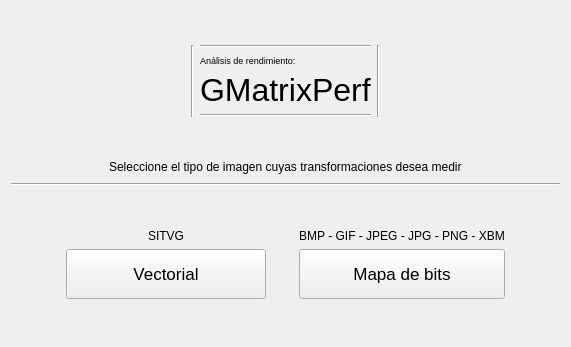
<?xml version="1.0" encoding="UTF-8"?>
<ui version="4.0">
 <class>GMatrixPerf</class>
 <widget class="QMainWindow" name="GMatrixPerf">
  <property name="geometry">
   <rect>
    <x>0</x>
    <y>0</y>
    <width>571</width>
    <height>347</height>
   </rect>
  </property>
  <property name="windowTitle">
   <string>GMatrixPerf</string>
  </property>
  <widget class="QWidget" name="centralWidget">
   <layout class="QVBoxLayout" name="verticalLayout_4">
    <item>
     <spacer name="verticalSpacer_2">
      <property name="orientation">
       <enum>Qt::Vertical</enum>
      </property>
      <property name="sizeHint" stdset="0">
       <size>
        <width>20</width>
        <height>40</height>
       </size>
      </property>
     </spacer>
    </item>
    <item>
     <layout class="QHBoxLayout" name="horizontalLayout">
      <item>
       <spacer name="horizontalSpacer_2">
        <property name="orientation">
         <enum>Qt::Horizontal</enum>
        </property>
        <property name="sizeHint" stdset="0">
         <size>
          <width>40</width>
          <height>20</height>
         </size>
        </property>
       </spacer>
      </item>
      <item>
       <widget class="Line" name="line_3">
        <property name="orientation">
         <enum>Qt::Vertical</enum>
        </property>
       </widget>
      </item>
      <item>
       <layout class="QVBoxLayout" name="verticalLayout_3">
        <item>
         <widget class="Line" name="line_5">
          <property name="orientation">
           <enum>Qt::Horizontal</enum>
          </property>
         </widget>
        </item>
        <item>
         <widget class="QLabel" name="label">
          <property name="sizePolicy">
           <sizepolicy hsizetype="Preferred" vsizetype="Minimum">
            <horstretch>0</horstretch>
            <verstretch>0</verstretch>
           </sizepolicy>
          </property>
          <property name="minimumSize">
           <size>
            <width>0</width>
            <height>12</height>
           </size>
          </property>
          <property name="font">
           <font>
            <pointsize>7</pointsize>
           </font>
          </property>
          <property name="text">
           <string>Análisis de rendimiento:</string>
          </property>
         </widget>
        </item>
        <item>
         <widget class="QLabel" name="label_5">
          <property name="font">
           <font>
            <pointsize>24</pointsize>
           </font>
          </property>
          <property name="text">
           <string>GMatrixPerf</string>
          </property>
         </widget>
        </item>
        <item>
         <widget class="Line" name="line_4">
          <property name="orientation">
           <enum>Qt::Horizontal</enum>
          </property>
         </widget>
        </item>
       </layout>
      </item>
      <item>
       <widget class="Line" name="line_2">
        <property name="orientation">
         <enum>Qt::Vertical</enum>
        </property>
       </widget>
      </item>
      <item>
       <spacer name="horizontalSpacer">
        <property name="orientation">
         <enum>Qt::Horizontal</enum>
        </property>
        <property name="sizeHint" stdset="0">
         <size>
          <width>40</width>
          <height>20</height>
         </size>
        </property>
       </spacer>
      </item>
     </layout>
    </item>
    <item>
     <spacer name="verticalSpacer_3">
      <property name="orientation">
       <enum>Qt::Vertical</enum>
      </property>
      <property name="sizeHint" stdset="0">
       <size>
        <width>20</width>
        <height>40</height>
       </size>
      </property>
     </spacer>
    </item>
    <item>
     <layout class="QHBoxLayout" name="horizontalLayout_2">
      <item>
       <spacer name="horizontalSpacer_4">
        <property name="orientation">
         <enum>Qt::Horizontal</enum>
        </property>
        <property name="sizeHint" stdset="0">
         <size>
          <width>40</width>
          <height>20</height>
         </size>
        </property>
       </spacer>
      </item>
      <item>
       <widget class="QLabel" name="label_2">
        <property name="text">
         <string>Seleccione el tipo de imagen cuyas transformaciones desea medir</string>
        </property>
       </widget>
      </item>
      <item>
       <spacer name="horizontalSpacer_3">
        <property name="orientation">
         <enum>Qt::Horizontal</enum>
        </property>
        <property name="sizeHint" stdset="0">
         <size>
          <width>40</width>
          <height>20</height>
         </size>
        </property>
       </spacer>
      </item>
     </layout>
    </item>
    <item>
     <widget class="Line" name="line">
      <property name="orientation">
       <enum>Qt::Horizontal</enum>
      </property>
     </widget>
    </item>
    <item>
     <layout class="QHBoxLayout" name="horizontalLayout_3">
      <item>
       <spacer name="horizontalSpacer_6">
        <property name="orientation">
         <enum>Qt::Horizontal</enum>
        </property>
        <property name="sizeHint" stdset="0">
         <size>
          <width>40</width>
          <height>20</height>
         </size>
        </property>
       </spacer>
      </item>
      <item>
       <spacer name="horizontalSpacer_8">
        <property name="orientation">
         <enum>Qt::Horizontal</enum>
        </property>
        <property name="sizeHint" stdset="0">
         <size>
          <width>40</width>
          <height>20</height>
         </size>
        </property>
       </spacer>
      </item>
      <item>
       <layout class="QVBoxLayout" name="verticalLayout">
        <item>
         <spacer name="verticalSpacer_5">
          <property name="orientation">
           <enum>Qt::Vertical</enum>
          </property>
          <property name="sizeHint" stdset="0">
           <size>
            <width>20</width>
            <height>40</height>
           </size>
          </property>
         </spacer>
        </item>
        <item>
         <layout class="QHBoxLayout" name="horizontalLayout_5">
          <item>
           <widget class="QLabel" name="label_3">
            <property name="layoutDirection">
             <enum>Qt::LeftToRight</enum>
            </property>
            <property name="autoFillBackground">
             <bool>false</bool>
            </property>
            <property name="text">
             <string>&lt;html&gt;&lt;head/&gt;&lt;body&gt;&lt;p align=&quot;center&quot;&gt;SITVG&lt;/p&gt;&lt;/body&gt;&lt;/html&gt;</string>
            </property>
            <property name="wordWrap">
             <bool>false</bool>
            </property>
            <property name="openExternalLinks">
             <bool>false</bool>
            </property>
           </widget>
          </item>
         </layout>
        </item>
        <item>
         <widget class="QPushButton" name="vectorialButton">
          <property name="sizePolicy">
           <sizepolicy hsizetype="Minimum" vsizetype="Minimum">
            <horstretch>0</horstretch>
            <verstretch>0</verstretch>
           </sizepolicy>
          </property>
          <property name="minimumSize">
           <size>
            <width>200</width>
            <height>50</height>
           </size>
          </property>
          <property name="font">
           <font>
            <pointsize>13</pointsize>
           </font>
          </property>
          <property name="text">
           <string>Vectorial</string>
          </property>
         </widget>
        </item>
        <item>
         <spacer name="verticalSpacer_4">
          <property name="orientation">
           <enum>Qt::Vertical</enum>
          </property>
          <property name="sizeHint" stdset="0">
           <size>
            <width>20</width>
            <height>40</height>
           </size>
          </property>
         </spacer>
        </item>
       </layout>
      </item>
      <item>
       <spacer name="horizontalSpacer_7">
        <property name="orientation">
         <enum>Qt::Horizontal</enum>
        </property>
        <property name="sizeHint" stdset="0">
         <size>
          <width>40</width>
          <height>20</height>
         </size>
        </property>
       </spacer>
      </item>
      <item>
       <layout class="QVBoxLayout" name="verticalLayout_2">
        <item>
         <spacer name="verticalSpacer_6">
          <property name="orientation">
           <enum>Qt::Vertical</enum>
          </property>
          <property name="sizeHint" stdset="0">
           <size>
            <width>20</width>
            <height>40</height>
           </size>
          </property>
         </spacer>
        </item>
        <item>
         <layout class="QHBoxLayout" name="horizontalLayout_6">
          <item>
           <widget class="QLabel" name="label_4">
            <property name="text">
             <string>&lt;html&gt;&lt;head/&gt;&lt;body&gt;&lt;p align=&quot;center&quot;&gt;BMP - GIF - JPEG - JPG - PNG - XBM&lt;/p&gt;&lt;/body&gt;&lt;/html&gt;</string>
            </property>
           </widget>
          </item>
         </layout>
        </item>
        <item>
         <widget class="QPushButton" name="bitmapButton">
          <property name="minimumSize">
           <size>
            <width>200</width>
            <height>50</height>
           </size>
          </property>
          <property name="font">
           <font>
            <pointsize>13</pointsize>
           </font>
          </property>
          <property name="text">
           <string>Mapa de bits</string>
          </property>
         </widget>
        </item>
        <item>
         <spacer name="verticalSpacer">
          <property name="orientation">
           <enum>Qt::Vertical</enum>
          </property>
          <property name="sizeHint" stdset="0">
           <size>
            <width>20</width>
            <height>40</height>
           </size>
          </property>
         </spacer>
        </item>
       </layout>
      </item>
      <item>
       <spacer name="horizontalSpacer_9">
        <property name="orientation">
         <enum>Qt::Horizontal</enum>
        </property>
        <property name="sizeHint" stdset="0">
         <size>
          <width>40</width>
          <height>20</height>
         </size>
        </property>
       </spacer>
      </item>
      <item>
       <spacer name="horizontalSpacer_5">
        <property name="orientation">
         <enum>Qt::Horizontal</enum>
        </property>
        <property name="sizeHint" stdset="0">
         <size>
          <width>40</width>
          <height>20</height>
         </size>
        </property>
       </spacer>
      </item>
     </layout>
    </item>
   </layout>
  </widget>
 </widget>
 <layoutdefault spacing="6" margin="11"/>
 <resources/>
 <connections/>
</ui>
